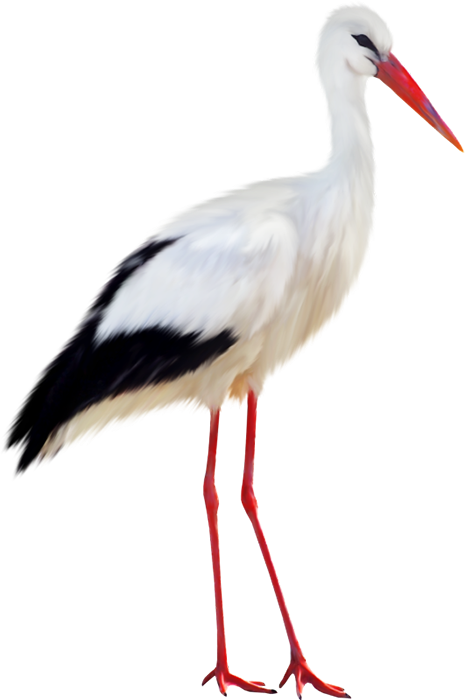
#> input picture images/stork.png, 465 x 700 px
$ python ex2.py
#> lines starting #> are read from the running program, lines starting #| are printed output that depends on the picture
import numpy as np
from PIL import Image

image = Image.open("../../images/stork.png")
#> image is the input picture: PIL image 465x700 RGBA; mean R, G, B, A 154.5, 127.8, 126.9, 55.8
image_data = np.array(image)

print(image_data.shape)
#| (700, 465, 4)
print("---------------------------")

new_array = np.array([[1,2], [3,4]])
print(new_array * 2)
print("---------------------------")

sequence_data = np.arange(2, 14)
print(sequence_data)
print(sequence_data.shape)
print("---------------------------")
sequence_data=sequence_data.reshape(6,2)
print(sequence_data)
print(sequence_data.shape)
print("---------------------------")

print(image_data)
#> (printed output is left out)
image_data[:, :, 2] = 0
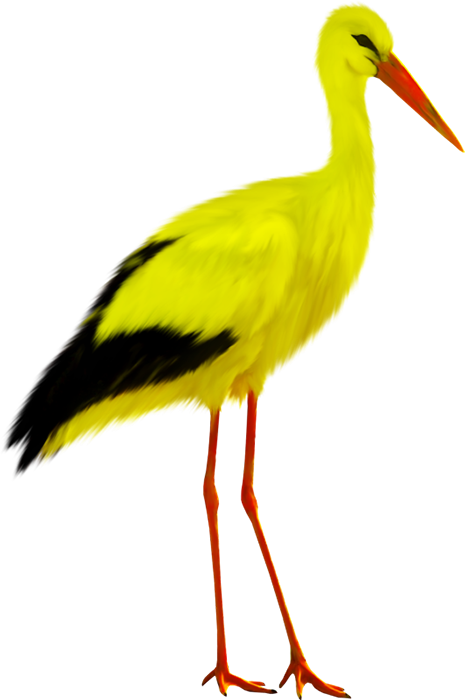
#> image_data: shape (700, 465, 4); mean R, G, B, A 154.5, 127.8, 0, 55.8; transparent parts drawn white
print(image_data)
#> (printed output is left out)

print("---------------------------")

np.mean(image_data)
np.min(image_data)
np.max(image_data)

processed_image = Image.fromarray(image_data)
processed_image.save("../../images/updated_image.png")
